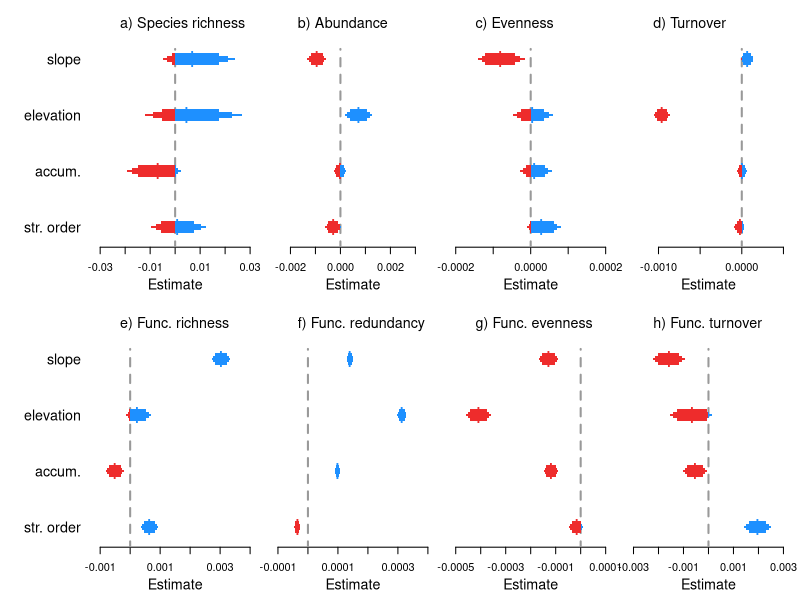

Here is the R script that generated this plot:
##Set working directory
setwd("C:/Users/ewelti/Desktop/git/EuroAquaticMacroInverts/")

# attach data
drivEst <- read.csv("outputs/Driver_metaanaly_Ests.csv")
#drivEst <- read.csv("outputs/Driver_horseshoe_metaanaly_Ests.csv")
head(drivEst)
unique(drivEst$Response)

options(scipen=999)

##save plot
tiff(filename = "plots/Fig4_drivers/Drivers_main_streamCharacteristics.tiff", width = 7.8, height = 5, units = 'in', res = 600, compression = 'lzw')
#tiff(filename = "plots/drivers/Drivers_horseshoe.tiff", width = 12, height = 9, units = 'in', res = 600, compression = 'lzw')

##layout
layout(mat = matrix(c(1:10), 
                        nrow = 2, 
                        ncol = 5),
       heights = c(2,2,2,2,2,2,2,2,2,2),
       widths = c(1,2,2,2,2,1,2,2,2,2))

par(mar=c(4,0.4,0.4,0.8))
#empty plot for where the labels will go
plot(0, xaxt = 'n', yaxt = 'n', bty = 'n', pch = '', ylab = '', xlab = '')
plot(0, xaxt = 'n', yaxt = 'n', bty = 'n', pch = '', ylab = '', xlab = '')

#### Spp Richness #####
sub <- subset(drivEst, Response == "spp_richness")
est <- sub$Estimate[6:9]
yy <- c(1:4)
plot(yy ~ est, ylab="",xlab="", yaxt="n", las=1, type="n",xlim=c(-0.03,0.03), ylim=c(0.8,4.8),cex=2, bty="n")
#polygon(x=c(-100,-100,0,0),
#        y=c(-4,22,22,-4), col = "grey80", border = "grey80")
segments(x0=0,y0=0,x1=0,y1=4.18,lty=2, lwd=2,col="grey60")
axis(2, at=yy, lwd = 0, lwd.ticks = 0, labels=c("str. order", "accum.", "elevation", "slope"), las=1,cex.axis=1.3)
title(xlab="Estimate", line=2.4,cex.lab=1.3)
legend("topleft", legend=("a) Species richness"), bty="n", cex=1.3)
mm <- cbind(yy,est)
mm_neg <- as.data.frame(mm[ which(est < 0),])
mm_pos <- as.data.frame(mm[ which(est > 0),])
#points(yy ~ est, pch="l",cex=2.2,col="white")
points(mm_neg[1,] ~ mm_neg[2,], pch="l",cex=2,col="firebrick2")
points(mm_pos$yy ~ mm_pos$est, pch="l",cex=2,col="dodgerblue")
yyy1=c(0.975,1.025,1.025,0.975)
yyy2=c(0.95,1.05,1.05,0.95)
yyy3=c(0.9,1.1,1.1,0.9)
polygon(x=c(if (sub$Q2.5[6]<0) {sub$Q2.5[6]} else {0}, if (sub$Q2.5[6]<0) {sub$Q2.5[6]} else {0}, if (sub$Q97.5[6]<0) {sub$Q97.5[6]} else {0}, if (sub$Q97.5[6]<0) {sub$Q97.5[6]} else {0}),y=(yyy1), col = "firebrick2", border = NA)
polygon(x=c(if (sub$Q5[6]<0) {sub$Q5[6]} else {0}, if (sub$Q5[6]<0) {sub$Q5[6]} else {0}, if (sub$Q95[6]<0) {sub$Q95[6]} else {0}, if (sub$Q95[6]<0) {sub$Q95[6]} else {0}),y=(yyy2), col = "firebrick2", border = NA)
polygon(x=c(if (sub$Q10[6]<0) {sub$Q10[6]} else {0}, if (sub$Q10[6]<0) {sub$Q10[6]} else {0}, if (sub$Q90[6]<0) {sub$Q90[6]} else {0}, if (sub$Q90[6]<0) {sub$Q90[6]} else {0}),y=(yyy3), col = "firebrick2", border = NA)
polygon(x=c(if (sub$Q2.5[6]>0) {sub$Q2.5[6]} else {0}, if (sub$Q2.5[6]>0) {sub$Q2.5[6]} else {0}, if (sub$Q97.5[6]>0) {sub$Q97.5[6]} else {0}, if (sub$Q97.5[6]>0) {sub$Q97.5[6]} else {0}),y=(yyy1), col = "dodgerblue", border = NA)
polygon(x=c(if (sub$Q5[6]>0) {sub$Q5[6]} else {0}, if (sub$Q5[6]>0) {sub$Q5[6]} else {0}, if (sub$Q95[6]>0) {sub$Q95[6]} else {0}, if (sub$Q95[6]>0) {sub$Q95[6]} else {0}),y=(yyy2), col = "dodgerblue", border = NA)
polygon(x=c(if (sub$Q10[6]>0) {sub$Q10[6]} else {0}, if (sub$Q10[6]>0) {sub$Q10[6]} else {0}, if (sub$Q90[6]>0) {sub$Q90[6]} else {0}, if (sub$Q90[6]>0) {sub$Q90[6]} else {0}),y=(yyy3), col = "dodgerblue", border = NA)
polygon(x=c(if (sub$Q2.5[7]<0) {sub$Q2.5[7]} else {0}, if (sub$Q2.5[7]<0) {sub$Q2.5[7]} else {0}, if (sub$Q97.5[7]<0) {sub$Q97.5[7]} else {0}, if (sub$Q97.5[7]<0) {sub$Q97.5[7]} else {0}),y=(yyy1+1), col = "firebrick2", border = NA)
polygon(x=c(if (sub$Q5[7]<0) {sub$Q5[7]} else {0}, if (sub$Q5[7]<0) {sub$Q5[7]} else {0}, if (sub$Q95[7]<0) {sub$Q95[7]} else {0}, if (sub$Q95[7]<0) {sub$Q95[7]} else {0}),y=(yyy2+1), col = "firebrick2", border = NA)
polygon(x=c(if (sub$Q10[7]<0) {sub$Q10[7]} else {0}, if (sub$Q10[7]<0) {sub$Q10[7]} else {0}, if (sub$Q90[7]<0) {sub$Q90[7]} else {0}, if (sub$Q90[7]<0) {sub$Q90[7]} else {0}),y=(yyy3+1), col = "firebrick2", border = NA)
polygon(x=c(if (sub$Q2.5[7]>0) {sub$Q2.5[7]} else {0}, if (sub$Q2.5[7]>0) {sub$Q2.5[7]} else {0}, if (sub$Q97.5[7]>0) {sub$Q97.5[7]} else {0}, if (sub$Q97.5[7]>0) {sub$Q97.5[7]} else {0}),y=(yyy1+1), col = "dodgerblue", border = NA)
polygon(x=c(if (sub$Q5[7]>0) {sub$Q5[7]} else {0}, if (sub$Q5[7]>0) {sub$Q5[7]} else {0}, if (sub$Q95[7]>0) {sub$Q95[7]} else {0}, if (sub$Q95[7]>0) {sub$Q95[7]} else {0}),y=(yyy2+1), col = "dodgerblue", border = NA)
polygon(x=c(if (sub$Q10[7]>0) {sub$Q10[7]} else {0}, if (sub$Q10[7]>0) {sub$Q10[7]} else {0}, if (sub$Q90[7]>0) {sub$Q90[7]} else {0}, if (sub$Q90[7]>0) {sub$Q90[7]} else {0}),y=(yyy3+1), col = "dodgerblue", border = NA)
polygon(x=c(if (sub$Q2.5[8]<0) {sub$Q2.5[8]} else {0}, if (sub$Q2.5[8]<0) {sub$Q2.5[8]} else {0}, if (sub$Q97.5[8]<0) {sub$Q97.5[8]} else {0}, if (sub$Q97.5[8]<0) {sub$Q97.5[8]} else {0}),y=(yyy1+2), col = "firebrick2", border = NA)
polygon(x=c(if (sub$Q5[8]<0) {sub$Q5[8]} else {0}, if (sub$Q5[8]<0) {sub$Q5[8]} else {0}, if (sub$Q95[8]<0) {sub$Q95[8]} else {0}, if (sub$Q95[8]<0) {sub$Q95[8]} else {0}),y=(yyy2+2), col = "firebrick2", border = NA)
polygon(x=c(if (sub$Q10[8]<0) {sub$Q10[8]} else {0}, if (sub$Q10[8]<0) {sub$Q10[8]} else {0}, if (sub$Q90[8]<0) {sub$Q90[8]} else {0}, if (sub$Q90[8]<0) {sub$Q90[8]} else {0}),y=(yyy3+2), col = "firebrick2", border = NA)
polygon(x=c(if (sub$Q2.5[8]>0) {sub$Q2.5[8]} else {0}, if (sub$Q2.5[8]>0) {sub$Q2.5[8]} else {0}, if (sub$Q97.5[8]>0) {sub$Q97.5[8]} else {0}, if (sub$Q97.5[8]>0) {sub$Q97.5[8]} else {0}),y=(yyy1+2), col = "dodgerblue", border = NA)
polygon(x=c(if (sub$Q5[8]>0) {sub$Q5[8]} else {0}, if (sub$Q5[8]>0) {sub$Q5[8]} else {0}, if (sub$Q95[8]>0) {sub$Q95[8]} else {0}, if (sub$Q95[8]>0) {sub$Q95[8]} else {0}),y=(yyy2+2), col = "dodgerblue", border = NA)
polygon(x=c(if (sub$Q10[8]>0) {sub$Q10[8]} else {0}, if (sub$Q10[8]>0) {sub$Q10[8]} else {0}, if (sub$Q90[8]>0) {sub$Q90[8]} else {0}, if (sub$Q90[8]>0) {sub$Q90[8]} else {0}),y=(yyy3+2), col = "dodgerblue", border = NA)
polygon(x=c(if (sub$Q2.5[9]<0) {sub$Q2.5[9]} else {0}, if (sub$Q2.5[9]<0) {sub$Q2.5[9]} else {0}, if (sub$Q97.5[9]<0) {sub$Q97.5[9]} else {0}, if (sub$Q97.5[9]<0) {sub$Q97.5[9]} else {0}),y=(yyy1+3), col = "firebrick2", border = NA)
polygon(x=c(if (sub$Q5[9]<0) {sub$Q5[9]} else {0}, if (sub$Q5[9]<0) {sub$Q5[9]} else {0}, if (sub$Q95[9]<0) {sub$Q95[9]} else {0}, if (sub$Q95[9]<0) {sub$Q95[9]} else {0}),y=(yyy2+3), col = "firebrick2", border = NA)
polygon(x=c(if (sub$Q10[9]<0) {sub$Q10[9]} else {0}, if (sub$Q10[9]<0) {sub$Q10[9]} else {0}, if (sub$Q90[9]<0) {sub$Q90[9]} else {0}, if (sub$Q90[9]<0) {sub$Q90[9]} else {0}),y=(yyy3+3), col = "firebrick2", border = NA)
polygon(x=c(if (sub$Q2.5[9]>0) {sub$Q2.5[9]} else {0}, if (sub$Q2.5[9]>0) {sub$Q2.5[9]} else {0}, if (sub$Q97.5[9]>0) {sub$Q97.5[9]} else {0}, if (sub$Q97.5[9]>0) {sub$Q97.5[9]} else {0}),y=(yyy1+3), col = "dodgerblue", border = NA)
polygon(x=c(if (sub$Q5[9]>0) {sub$Q5[9]} else {0}, if (sub$Q5[9]>0) {sub$Q5[9]} else {0}, if (sub$Q95[9]>0) {sub$Q95[9]} else {0}, if (sub$Q95[9]>0) {sub$Q95[9]} else {0}),y=(yyy2+3), col = "dodgerblue", border = NA)
polygon(x=c(if (sub$Q10[9]>0) {sub$Q10[9]} else {0}, if (sub$Q10[9]>0) {sub$Q10[9]} else {0}, if (sub$Q90[9]>0) {sub$Q90[9]} else {0}, if (sub$Q90[9]>0) {sub$Q90[9]} else {0}),y=(yyy3+3), col = "dodgerblue", border = NA)


#### Func Richness #####
sub <- subset(drivEst, Response == "func_rich")
est <- sub$Estimate[6:9]
yy <- c(1:4)
plot(yy ~ est, ylab="",xlab="", yaxt="n", las=1, type="n",xlim=c(-0.001,0.004), ylim=c(0.8,4.8), cex=2, bty="n")
segments(x0=0,y0=0,x1=0,y1=4.18,lty=2, lwd=2,col="grey60")
axis(2, at=yy, lwd = 0, lwd.ticks = 0, labels=c("str. order", "accum.", "elevation", "slope"), las=1,cex.axis=1.3)
title(xlab="Estimate", line=2.4,cex.lab=1.3)
legend("topleft", legend=("e) Func. richness"), bty="n", cex=1.3)
mm <- cbind(yy,est)
mm_neg <- as.data.frame(mm[ which(est < 0),])
mm_pos <- as.data.frame(mm[ which(est > 0),])
#points(yy ~ est, pch="l",cex=2.2,col="white")
points(mm_neg[1,] ~ mm_neg[2,], pch="l",cex=2,col="firebrick2")
points(mm_pos$yy ~ mm_pos$est, pch="l",cex=2,col="dodgerblue")
yyy1=c(0.975,1.025,1.025,0.975)
yyy2=c(0.95,1.05,1.05,0.95)
yyy3=c(0.9,1.1,1.1,0.9)
polygon(x=c(if (sub$Q2.5[6]<0) {sub$Q2.5[6]} else {0}, if (sub$Q2.5[6]<0) {sub$Q2.5[6]} else {0}, if (sub$Q97.5[6]<0) {sub$Q97.5[6]} else {0}, if (sub$Q97.5[6]<0) {sub$Q97.5[6]} else {0}),y=(yyy1), col = "firebrick2", border = NA)
polygon(x=c(if (sub$Q5[6]<0) {sub$Q5[6]} else {0}, if (sub$Q5[6]<0) {sub$Q5[6]} else {0}, if (sub$Q95[6]<0) {sub$Q95[6]} else {0}, if (sub$Q95[6]<0) {sub$Q95[6]} else {0}),y=(yyy2), col = "firebrick2", border = NA)
polygon(x=c(if (sub$Q10[6]<0) {sub$Q10[6]} else {0}, if (sub$Q10[6]<0) {sub$Q10[6]} else {0}, if (sub$Q90[6]<0) {sub$Q90[6]} else {0}, if (sub$Q90[6]<0) {sub$Q90[6]} else {0}),y=(yyy3), col = "firebrick2", border = NA)
polygon(x=c(if (sub$Q2.5[6]>0) {sub$Q2.5[6]} else {0}, if (sub$Q2.5[6]>0) {sub$Q2.5[6]} else {0}, if (sub$Q97.5[6]>0) {sub$Q97.5[6]} else {0}, if (sub$Q97.5[6]>0) {sub$Q97.5[6]} else {0}),y=(yyy1), col = "dodgerblue", border = NA)
polygon(x=c(if (sub$Q5[6]>0) {sub$Q5[6]} else {0}, if (sub$Q5[6]>0) {sub$Q5[6]} else {0}, if (sub$Q95[6]>0) {sub$Q95[6]} else {0}, if (sub$Q95[6]>0) {sub$Q95[6]} else {0}),y=(yyy2), col = "dodgerblue", border = NA)
polygon(x=c(if (sub$Q10[6]>0) {sub$Q10[6]} else {0}, if (sub$Q10[6]>0) {sub$Q10[6]} else {0}, if (sub$Q90[6]>0) {sub$Q90[6]} else {0}, if (sub$Q90[6]>0) {sub$Q90[6]} else {0}),y=(yyy3), col = "dodgerblue", border = NA)
polygon(x=c(if (sub$Q2.5[7]<0) {sub$Q2.5[7]} else {0}, if (sub$Q2.5[7]<0) {sub$Q2.5[7]} else {0}, if (sub$Q97.5[7]<0) {sub$Q97.5[7]} else {0}, if (sub$Q97.5[7]<0) {sub$Q97.5[7]} else {0}),y=(yyy1+1), col = "firebrick2", border = NA)
polygon(x=c(if (sub$Q5[7]<0) {sub$Q5[7]} else {0}, if (sub$Q5[7]<0) {sub$Q5[7]} else {0}, if (sub$Q95[7]<0) {sub$Q95[7]} else {0}, if (sub$Q95[7]<0) {sub$Q95[7]} else {0}),y=(yyy2+1), col = "firebrick2", border = NA)
polygon(x=c(if (sub$Q10[7]<0) {sub$Q10[7]} else {0}, if (sub$Q10[7]<0) {sub$Q10[7]} else {0}, if (sub$Q90[7]<0) {sub$Q90[7]} else {0}, if (sub$Q90[7]<0) {sub$Q90[7]} else {0}),y=(yyy3+1), col = "firebrick2", border = NA)
polygon(x=c(if (sub$Q2.5[7]>0) {sub$Q2.5[7]} else {0}, if (sub$Q2.5[7]>0) {sub$Q2.5[7]} else {0}, if (sub$Q97.5[7]>0) {sub$Q97.5[7]} else {0}, if (sub$Q97.5[7]>0) {sub$Q97.5[7]} else {0}),y=(yyy1+1), col = "dodgerblue", border = NA)
polygon(x=c(if (sub$Q5[7]>0) {sub$Q5[7]} else {0}, if (sub$Q5[7]>0) {sub$Q5[7]} else {0}, if (sub$Q95[7]>0) {sub$Q95[7]} else {0}, if (sub$Q95[7]>0) {sub$Q95[7]} else {0}),y=(yyy2+1), col = "dodgerblue", border = NA)
polygon(x=c(if (sub$Q10[7]>0) {sub$Q10[7]} else {0}, if (sub$Q10[7]>0) {sub$Q10[7]} else {0}, if (sub$Q90[7]>0) {sub$Q90[7]} else {0}, if (sub$Q90[7]>0) {sub$Q90[7]} else {0}),y=(yyy3+1), col = "dodgerblue", border = NA)
polygon(x=c(if (sub$Q2.5[8]<0) {sub$Q2.5[8]} else {0}, if (sub$Q2.5[8]<0) {sub$Q2.5[8]} else {0}, if (sub$Q97.5[8]<0) {sub$Q97.5[8]} else {0}, if (sub$Q97.5[8]<0) {sub$Q97.5[8]} else {0}),y=(yyy1+2), col = "firebrick2", border = NA)
polygon(x=c(if (sub$Q5[8]<0) {sub$Q5[8]} else {0}, if (sub$Q5[8]<0) {sub$Q5[8]} else {0}, if (sub$Q95[8]<0) {sub$Q95[8]} else {0}, if (sub$Q95[8]<0) {sub$Q95[8]} else {0}),y=(yyy2+2), col = "firebrick2", border = NA)
polygon(x=c(if (sub$Q10[8]<0) {sub$Q10[8]} else {0}, if (sub$Q10[8]<0) {sub$Q10[8]} else {0}, if (sub$Q90[8]<0) {sub$Q90[8]} else {0}, if (sub$Q90[8]<0) {sub$Q90[8]} else {0}),y=(yyy3+2), col = "firebrick2", border = NA)
polygon(x=c(if (sub$Q2.5[8]>0) {sub$Q2.5[8]} else {0}, if (sub$Q2.5[8]>0) {sub$Q2.5[8]} else {0}, if (sub$Q97.5[8]>0) {sub$Q97.5[8]} else {0}, if (sub$Q97.5[8]>0) {sub$Q97.5[8]} else {0}),y=(yyy1+2), col = "dodgerblue", border = NA)
polygon(x=c(if (sub$Q5[8]>0) {sub$Q5[8]} else {0}, if (sub$Q5[8]>0) {sub$Q5[8]} else {0}, if (sub$Q95[8]>0) {sub$Q95[8]} else {0}, if (sub$Q95[8]>0) {sub$Q95[8]} else {0}),y=(yyy2+2), col = "dodgerblue", border = NA)
polygon(x=c(if (sub$Q10[8]>0) {sub$Q10[8]} else {0}, if (sub$Q10[8]>0) {sub$Q10[8]} else {0}, if (sub$Q90[8]>0) {sub$Q90[8]} else {0}, if (sub$Q90[8]>0) {sub$Q90[8]} else {0}),y=(yyy3+2), col = "dodgerblue", border = NA)
polygon(x=c(if (sub$Q2.5[9]<0) {sub$Q2.5[9]} else {0}, if (sub$Q2.5[9]<0) {sub$Q2.5[9]} else {0}, if (sub$Q97.5[9]<0) {sub$Q97.5[9]} else {0}, if (sub$Q97.5[9]<0) {sub$Q97.5[9]} else {0}),y=(yyy1+3), col = "firebrick2", border = NA)
polygon(x=c(if (sub$Q5[9]<0) {sub$Q5[9]} else {0}, if (sub$Q5[9]<0) {sub$Q5[9]} else {0}, if (sub$Q95[9]<0) {sub$Q95[9]} else {0}, if (sub$Q95[9]<0) {sub$Q95[9]} else {0}),y=(yyy2+3), col = "firebrick2", border = NA)
polygon(x=c(if (sub$Q10[9]<0) {sub$Q10[9]} else {0}, if (sub$Q10[9]<0) {sub$Q10[9]} else {0}, if (sub$Q90[9]<0) {sub$Q90[9]} else {0}, if (sub$Q90[9]<0) {sub$Q90[9]} else {0}),y=(yyy3+3), col = "firebrick2", border = NA)
polygon(x=c(if (sub$Q2.5[9]>0) {sub$Q2.5[9]} else {0}, if (sub$Q2.5[9]>0) {sub$Q2.5[9]} else {0}, if (sub$Q97.5[9]>0) {sub$Q97.5[9]} else {0}, if (sub$Q97.5[9]>0) {sub$Q97.5[9]} else {0}),y=(yyy1+3), col = "dodgerblue", border = NA)
polygon(x=c(if (sub$Q5[9]>0) {sub$Q5[9]} else {0}, if (sub$Q5[9]>0) {sub$Q5[9]} else {0}, if (sub$Q95[9]>0) {sub$Q95[9]} else {0}, if (sub$Q95[9]>0) {sub$Q95[9]} else {0}),y=(yyy2+3), col = "dodgerblue", border = NA)
polygon(x=c(if (sub$Q10[9]>0) {sub$Q10[9]} else {0}, if (sub$Q10[9]>0) {sub$Q10[9]} else {0}, if (sub$Q90[9]>0) {sub$Q90[9]} else {0}, if (sub$Q90[9]>0) {sub$Q90[9]} else {0}),y=(yyy3+3), col = "dodgerblue", border = NA)


#### Abundance #####
sub <- subset(drivEst, Response == "abundance")
est <- sub$Estimate[6:9]
yy <- c(1:4)
plot(yy ~ est, ylab="",xlab="", yaxt="n", las=1, type="n",xlim=c(-0.0025,0.0035), ylim=c(0.8,4.8), cex=2, bty="n")
segments(x0=0,y0=0,x1=0,y1=4.18,lty=2, lwd=2,col="grey60")
title(xlab="Estimate", line=2.4,cex.lab=1.3)
legend("topleft", legend=("b) Abundance"), bty="n", cex=1.3)
mm <- cbind(yy,est)
mm_neg <- as.data.frame(mm[ which(est < 0),])
mm_pos <- as.data.frame(mm[ which(est > 0),])
#points(yy ~ est, pch="l",cex=2.2,col="white")
points(mm_neg$yy ~ mm_neg$est, pch="l",cex=2,col="firebrick2")
points(mm_pos[1,] ~ mm_pos[2,], pch="l",cex=2,col="dodgerblue")
yyy1=c(0.975,1.025,1.025,0.975)
yyy2=c(0.95,1.05,1.05,0.95)
yyy3=c(0.9,1.1,1.1,0.9)
polygon(x=c(if (sub$Q2.5[6]<0) {sub$Q2.5[6]} else {0}, if (sub$Q2.5[6]<0) {sub$Q2.5[6]} else {0}, if (sub$Q97.5[6]<0) {sub$Q97.5[6]} else {0}, if (sub$Q97.5[6]<0) {sub$Q97.5[6]} else {0}),y=(yyy1), col = "firebrick2", border = NA)
polygon(x=c(if (sub$Q5[6]<0) {sub$Q5[6]} else {0}, if (sub$Q5[6]<0) {sub$Q5[6]} else {0}, if (sub$Q95[6]<0) {sub$Q95[6]} else {0}, if (sub$Q95[6]<0) {sub$Q95[6]} else {0}),y=(yyy2), col = "firebrick2", border = NA)
polygon(x=c(if (sub$Q10[6]<0) {sub$Q10[6]} else {0}, if (sub$Q10[6]<0) {sub$Q10[6]} else {0}, if (sub$Q90[6]<0) {sub$Q90[6]} else {0}, if (sub$Q90[6]<0) {sub$Q90[6]} else {0}),y=(yyy3), col = "firebrick2", border = NA)
polygon(x=c(if (sub$Q2.5[6]>0) {sub$Q2.5[6]} else {0}, if (sub$Q2.5[6]>0) {sub$Q2.5[6]} else {0}, if (sub$Q97.5[6]>0) {sub$Q97.5[6]} else {0}, if (sub$Q97.5[6]>0) {sub$Q97.5[6]} else {0}),y=(yyy1), col = "dodgerblue", border = NA)
polygon(x=c(if (sub$Q5[6]>0) {sub$Q5[6]} else {0}, if (sub$Q5[6]>0) {sub$Q5[6]} else {0}, if (sub$Q95[6]>0) {sub$Q95[6]} else {0}, if (sub$Q95[6]>0) {sub$Q95[6]} else {0}),y=(yyy2), col = "dodgerblue", border = NA)
polygon(x=c(if (sub$Q10[6]>0) {sub$Q10[6]} else {0}, if (sub$Q10[6]>0) {sub$Q10[6]} else {0}, if (sub$Q90[6]>0) {sub$Q90[6]} else {0}, if (sub$Q90[6]>0) {sub$Q90[6]} else {0}),y=(yyy3), col = "dodgerblue", border = NA)
polygon(x=c(if (sub$Q2.5[7]<0) {sub$Q2.5[7]} else {0}, if (sub$Q2.5[7]<0) {sub$Q2.5[7]} else {0}, if (sub$Q97.5[7]<0) {sub$Q97.5[7]} else {0}, if (sub$Q97.5[7]<0) {sub$Q97.5[7]} else {0}),y=(yyy1+1), col = "firebrick2", border = NA)
polygon(x=c(if (sub$Q5[7]<0) {sub$Q5[7]} else {0}, if (sub$Q5[7]<0) {sub$Q5[7]} else {0}, if (sub$Q95[7]<0) {sub$Q95[7]} else {0}, if (sub$Q95[7]<0) {sub$Q95[7]} else {0}),y=(yyy2+1), col = "firebrick2", border = NA)
polygon(x=c(if (sub$Q10[7]<0) {sub$Q10[7]} else {0}, if (sub$Q10[7]<0) {sub$Q10[7]} else {0}, if (sub$Q90[7]<0) {sub$Q90[7]} else {0}, if (sub$Q90[7]<0) {sub$Q90[7]} else {0}),y=(yyy3+1), col = "firebrick2", border = NA)
polygon(x=c(if (sub$Q2.5[7]>0) {sub$Q2.5[7]} else {0}, if (sub$Q2.5[7]>0) {sub$Q2.5[7]} else {0}, if (sub$Q97.5[7]>0) {sub$Q97.5[7]} else {0}, if (sub$Q97.5[7]>0) {sub$Q97.5[7]} else {0}),y=(yyy1+1), col = "dodgerblue", border = NA)
polygon(x=c(if (sub$Q5[7]>0) {sub$Q5[7]} else {0}, if (sub$Q5[7]>0) {sub$Q5[7]} else {0}, if (sub$Q95[7]>0) {sub$Q95[7]} else {0}, if (sub$Q95[7]>0) {sub$Q95[7]} else {0}),y=(yyy2+1), col = "dodgerblue", border = NA)
polygon(x=c(if (sub$Q10[7]>0) {sub$Q10[7]} else {0}, if (sub$Q10[7]>0) {sub$Q10[7]} else {0}, if (sub$Q90[7]>0) {sub$Q90[7]} else {0}, if (sub$Q90[7]>0) {sub$Q90[7]} else {0}),y=(yyy3+1), col = "dodgerblue", border = NA)
polygon(x=c(if (sub$Q2.5[8]<0) {sub$Q2.5[8]} else {0}, if (sub$Q2.5[8]<0) {sub$Q2.5[8]} else {0}, if (sub$Q97.5[8]<0) {sub$Q97.5[8]} else {0}, if (sub$Q97.5[8]<0) {sub$Q97.5[8]} else {0}),y=(yyy1+2), col = "firebrick2", border = NA)
polygon(x=c(if (sub$Q5[8]<0) {sub$Q5[8]} else {0}, if (sub$Q5[8]<0) {sub$Q5[8]} else {0}, if (sub$Q95[8]<0) {sub$Q95[8]} else {0}, if (sub$Q95[8]<0) {sub$Q95[8]} else {0}),y=(yyy2+2), col = "firebrick2", border = NA)
polygon(x=c(if (sub$Q10[8]<0) {sub$Q10[8]} else {0}, if (sub$Q10[8]<0) {sub$Q10[8]} else {0}, if (sub$Q90[8]<0) {sub$Q90[8]} else {0}, if (sub$Q90[8]<0) {sub$Q90[8]} else {0}),y=(yyy3+2), col = "firebrick2", border = NA)
polygon(x=c(if (sub$Q2.5[8]>0) {sub$Q2.5[8]} else {0}, if (sub$Q2.5[8]>0) {sub$Q2.5[8]} else {0}, if (sub$Q97.5[8]>0) {sub$Q97.5[8]} else {0}, if (sub$Q97.5[8]>0) {sub$Q97.5[8]} else {0}),y=(yyy1+2), col = "dodgerblue", border = NA)
polygon(x=c(if (sub$Q5[8]>0) {sub$Q5[8]} else {0}, if (sub$Q5[8]>0) {sub$Q5[8]} else {0}, if (sub$Q95[8]>0) {sub$Q95[8]} else {0}, if (sub$Q95[8]>0) {sub$Q95[8]} else {0}),y=(yyy2+2), col = "dodgerblue", border = NA)
polygon(x=c(if (sub$Q10[8]>0) {sub$Q10[8]} else {0}, if (sub$Q10[8]>0) {sub$Q10[8]} else {0}, if (sub$Q90[8]>0) {sub$Q90[8]} else {0}, if (sub$Q90[8]>0) {sub$Q90[8]} else {0}),y=(yyy3+2), col = "dodgerblue", border = NA)
polygon(x=c(if (sub$Q2.5[9]<0) {sub$Q2.5[9]} else {0}, if (sub$Q2.5[9]<0) {sub$Q2.5[9]} else {0}, if (sub$Q97.5[9]<0) {sub$Q97.5[9]} else {0}, if (sub$Q97.5[9]<0) {sub$Q97.5[9]} else {0}),y=(yyy1+3), col = "firebrick2", border = NA)
polygon(x=c(if (sub$Q5[9]<0) {sub$Q5[9]} else {0}, if (sub$Q5[9]<0) {sub$Q5[9]} else {0}, if (sub$Q95[9]<0) {sub$Q95[9]} else {0}, if (sub$Q95[9]<0) {sub$Q95[9]} else {0}),y=(yyy2+3), col = "firebrick2", border = NA)
polygon(x=c(if (sub$Q10[9]<0) {sub$Q10[9]} else {0}, if (sub$Q10[9]<0) {sub$Q10[9]} else {0}, if (sub$Q90[9]<0) {sub$Q90[9]} else {0}, if (sub$Q90[9]<0) {sub$Q90[9]} else {0}),y=(yyy3+3), col = "firebrick2", border = NA)
polygon(x=c(if (sub$Q2.5[9]>0) {sub$Q2.5[9]} else {0}, if (sub$Q2.5[9]>0) {sub$Q2.5[9]} else {0}, if (sub$Q97.5[9]>0) {sub$Q97.5[9]} else {0}, if (sub$Q97.5[9]>0) {sub$Q97.5[9]} else {0}),y=(yyy1+3), col = "dodgerblue", border = NA)
polygon(x=c(if (sub$Q5[9]>0) {sub$Q5[9]} else {0}, if (sub$Q5[9]>0) {sub$Q5[9]} else {0}, if (sub$Q95[9]>0) {sub$Q95[9]} else {0}, if (sub$Q95[9]>0) {sub$Q95[9]} else {0}),y=(yyy2+3), col = "dodgerblue", border = NA)
polygon(x=c(if (sub$Q10[9]>0) {sub$Q10[9]} else {0}, if (sub$Q10[9]>0) {sub$Q10[9]} else {0}, if (sub$Q90[9]>0) {sub$Q90[9]} else {0}, if (sub$Q90[9]>0) {sub$Q90[9]} else {0}),y=(yyy3+3), col = "dodgerblue", border = NA)

#### func_fred #####
sub <- subset(drivEst, Response == "FRed")
est <- sub$Estimate[6:9]
yy <- c(1:4)
plot(yy ~ est, ylab="",xlab="", yaxt="n", las=1, type="n",xlim=c(-0.0001,0.0004), ylim=c(0.8,4.8), cex=2, bty="n")
segments(x0=0,y0=0,x1=0,y1=4.18,lty=2, lwd=2,col="grey60")
title(xlab="Estimate", line=2.4,cex.lab=1.3)
legend("topleft", legend=("f) Func. redundancy"), bty="n", cex=1.3)
mm <- cbind(yy,est)
mm_neg <- as.data.frame(mm[ which(est < 0),])
mm_pos <- as.data.frame(mm[ which(est > 0),])
#points(yy ~ est, pch="l",cex=2.2,col="white")
points(mm_neg[1,] ~ mm_neg[2,], pch="l",cex=2,col="firebrick2")
points(mm_pos$yy ~ mm_pos$est, pch="l",cex=2,col="dodgerblue")
yyy1=c(0.975,1.025,1.025,0.975)
yyy2=c(0.95,1.05,1.05,0.95)
yyy3=c(0.9,1.1,1.1,0.9)
polygon(x=c(if (sub$Q2.5[6]<0) {sub$Q2.5[6]} else {0}, if (sub$Q2.5[6]<0) {sub$Q2.5[6]} else {0}, if (sub$Q97.5[6]<0) {sub$Q97.5[6]} else {0}, if (sub$Q97.5[6]<0) {sub$Q97.5[6]} else {0}),y=(yyy1), col = "firebrick2", border = NA)
polygon(x=c(if (sub$Q5[6]<0) {sub$Q5[6]} else {0}, if (sub$Q5[6]<0) {sub$Q5[6]} else {0}, if (sub$Q95[6]<0) {sub$Q95[6]} else {0}, if (sub$Q95[6]<0) {sub$Q95[6]} else {0}),y=(yyy2), col = "firebrick2", border = NA)
polygon(x=c(if (sub$Q10[6]<0) {sub$Q10[6]} else {0}, if (sub$Q10[6]<0) {sub$Q10[6]} else {0}, if (sub$Q90[6]<0) {sub$Q90[6]} else {0}, if (sub$Q90[6]<0) {sub$Q90[6]} else {0}),y=(yyy3), col = "firebrick2", border = NA)
polygon(x=c(if (sub$Q2.5[6]>0) {sub$Q2.5[6]} else {0}, if (sub$Q2.5[6]>0) {sub$Q2.5[6]} else {0}, if (sub$Q97.5[6]>0) {sub$Q97.5[6]} else {0}, if (sub$Q97.5[6]>0) {sub$Q97.5[6]} else {0}),y=(yyy1), col = "dodgerblue", border = NA)
polygon(x=c(if (sub$Q5[6]>0) {sub$Q5[6]} else {0}, if (sub$Q5[6]>0) {sub$Q5[6]} else {0}, if (sub$Q95[6]>0) {sub$Q95[6]} else {0}, if (sub$Q95[6]>0) {sub$Q95[6]} else {0}),y=(yyy2), col = "dodgerblue", border = NA)
polygon(x=c(if (sub$Q10[6]>0) {sub$Q10[6]} else {0}, if (sub$Q10[6]>0) {sub$Q10[6]} else {0}, if (sub$Q90[6]>0) {sub$Q90[6]} else {0}, if (sub$Q90[6]>0) {sub$Q90[6]} else {0}),y=(yyy3), col = "dodgerblue", border = NA)
polygon(x=c(if (sub$Q2.5[7]<0) {sub$Q2.5[7]} else {0}, if (sub$Q2.5[7]<0) {sub$Q2.5[7]} else {0}, if (sub$Q97.5[7]<0) {sub$Q97.5[7]} else {0}, if (sub$Q97.5[7]<0) {sub$Q97.5[7]} else {0}),y=(yyy1+1), col = "firebrick2", border = NA)
polygon(x=c(if (sub$Q5[7]<0) {sub$Q5[7]} else {0}, if (sub$Q5[7]<0) {sub$Q5[7]} else {0}, if (sub$Q95[7]<0) {sub$Q95[7]} else {0}, if (sub$Q95[7]<0) {sub$Q95[7]} else {0}),y=(yyy2+1), col = "firebrick2", border = NA)
polygon(x=c(if (sub$Q10[7]<0) {sub$Q10[7]} else {0}, if (sub$Q10[7]<0) {sub$Q10[7]} else {0}, if (sub$Q90[7]<0) {sub$Q90[7]} else {0}, if (sub$Q90[7]<0) {sub$Q90[7]} else {0}),y=(yyy3+1), col = "firebrick2", border = NA)
polygon(x=c(if (sub$Q2.5[7]>0) {sub$Q2.5[7]} else {0}, if (sub$Q2.5[7]>0) {sub$Q2.5[7]} else {0}, if (sub$Q97.5[7]>0) {sub$Q97.5[7]} else {0}, if (sub$Q97.5[7]>0) {sub$Q97.5[7]} else {0}),y=(yyy1+1), col = "dodgerblue", border = NA)
polygon(x=c(if (sub$Q5[7]>0) {sub$Q5[7]} else {0}, if (sub$Q5[7]>0) {sub$Q5[7]} else {0}, if (sub$Q95[7]>0) {sub$Q95[7]} else {0}, if (sub$Q95[7]>0) {sub$Q95[7]} else {0}),y=(yyy2+1), col = "dodgerblue", border = NA)
polygon(x=c(if (sub$Q10[7]>0) {sub$Q10[7]} else {0}, if (sub$Q10[7]>0) {sub$Q10[7]} else {0}, if (sub$Q90[7]>0) {sub$Q90[7]} else {0}, if (sub$Q90[7]>0) {sub$Q90[7]} else {0}),y=(yyy3+1), col = "dodgerblue", border = NA)
polygon(x=c(if (sub$Q2.5[8]<0) {sub$Q2.5[8]} else {0}, if (sub$Q2.5[8]<0) {sub$Q2.5[8]} else {0}, if (sub$Q97.5[8]<0) {sub$Q97.5[8]} else {0}, if (sub$Q97.5[8]<0) {sub$Q97.5[8]} else {0}),y=(yyy1+2), col = "firebrick2", border = NA)
polygon(x=c(if (sub$Q5[8]<0) {sub$Q5[8]} else {0}, if (sub$Q5[8]<0) {sub$Q5[8]} else {0}, if (sub$Q95[8]<0) {sub$Q95[8]} else {0}, if (sub$Q95[8]<0) {sub$Q95[8]} else {0}),y=(yyy2+2), col = "firebrick2", border = NA)
polygon(x=c(if (sub$Q10[8]<0) {sub$Q10[8]} else {0}, if (sub$Q10[8]<0) {sub$Q10[8]} else {0}, if (sub$Q90[8]<0) {sub$Q90[8]} else {0}, if (sub$Q90[8]<0) {sub$Q90[8]} else {0}),y=(yyy3+2), col = "firebrick2", border = NA)
polygon(x=c(if (sub$Q2.5[8]>0) {sub$Q2.5[8]} else {0}, if (sub$Q2.5[8]>0) {sub$Q2.5[8]} else {0}, if (sub$Q97.5[8]>0) {sub$Q97.5[8]} else {0}, if (sub$Q97.5[8]>0) {sub$Q97.5[8]} else {0}),y=(yyy1+2), col = "dodgerblue", border = NA)
polygon(x=c(if (sub$Q5[8]>0) {sub$Q5[8]} else {0}, if (sub$Q5[8]>0) {sub$Q5[8]} else {0}, if (sub$Q95[8]>0) {sub$Q95[8]} else {0}, if (sub$Q95[8]>0) {sub$Q95[8]} else {0}),y=(yyy2+2), col = "dodgerblue", border = NA)
polygon(x=c(if (sub$Q10[8]>0) {sub$Q10[8]} else {0}, if (sub$Q10[8]>0) {sub$Q10[8]} else {0}, if (sub$Q90[8]>0) {sub$Q90[8]} else {0}, if (sub$Q90[8]>0) {sub$Q90[8]} else {0}),y=(yyy3+2), col = "dodgerblue", border = NA)
polygon(x=c(if (sub$Q2.5[9]<0) {sub$Q2.5[9]} else {0}, if (sub$Q2.5[9]<0) {sub$Q2.5[9]} else {0}, if (sub$Q97.5[9]<0) {sub$Q97.5[9]} else {0}, if (sub$Q97.5[9]<0) {sub$Q97.5[9]} else {0}),y=(yyy1+3), col = "firebrick2", border = NA)
polygon(x=c(if (sub$Q5[9]<0) {sub$Q5[9]} else {0}, if (sub$Q5[9]<0) {sub$Q5[9]} else {0}, if (sub$Q95[9]<0) {sub$Q95[9]} else {0}, if (sub$Q95[9]<0) {sub$Q95[9]} else {0}),y=(yyy2+3), col = "firebrick2", border = NA)
polygon(x=c(if (sub$Q10[9]<0) {sub$Q10[9]} else {0}, if (sub$Q10[9]<0) {sub$Q10[9]} else {0}, if (sub$Q90[9]<0) {sub$Q90[9]} else {0}, if (sub$Q90[9]<0) {sub$Q90[9]} else {0}),y=(yyy3+3), col = "firebrick2", border = NA)
polygon(x=c(if (sub$Q2.5[9]>0) {sub$Q2.5[9]} else {0}, if (sub$Q2.5[9]>0) {sub$Q2.5[9]} else {0}, if (sub$Q97.5[9]>0) {sub$Q97.5[9]} else {0}, if (sub$Q97.5[9]>0) {sub$Q97.5[9]} else {0}),y=(yyy1+3), col = "dodgerblue", border = NA)
polygon(x=c(if (sub$Q5[9]>0) {sub$Q5[9]} else {0}, if (sub$Q5[9]>0) {sub$Q5[9]} else {0}, if (sub$Q95[9]>0) {sub$Q95[9]} else {0}, if (sub$Q95[9]>0) {sub$Q95[9]} else {0}),y=(yyy2+3), col = "dodgerblue", border = NA)
polygon(x=c(if (sub$Q10[9]>0) {sub$Q10[9]} else {0}, if (sub$Q10[9]>0) {sub$Q10[9]} else {0}, if (sub$Q90[9]>0) {sub$Q90[9]} else {0}, if (sub$Q90[9]>0) {sub$Q90[9]} else {0}),y=(yyy3+3), col = "dodgerblue", border = NA)

#### E10 #####
sub <- subset(drivEst, Response == "E10")
est <- sub$Estimate[6:9]
yy <- c(1:4)
plot(yy ~ est, ylab="",xlab="", yaxt="n", las=1, type="n",xlim=c(-0.0002,0.0002), ylim=c(0.8,4.8), cex=2, bty="n")
segments(x0=0,y0=0,x1=0,y1=4.18,lty=2, lwd=2,col="grey60")
title(xlab="Estimate", line=2.4,cex.lab=1.3)
legend("topleft", legend=("c) Evenness"), bty="n", cex=1.3)
mm <- cbind(yy,est)
mm_neg <- as.data.frame(mm[ which(est < 0),])
mm_pos <- as.data.frame(mm[ which(est > 0),])
#points(yy ~ est, pch="l",cex=2.2,col="white")
points(mm_neg[1,] ~ mm_neg[2,], pch="l",cex=2,col="firebrick2")
points(mm_pos$yy ~ mm_pos$est, pch="l",cex=2,col="dodgerblue")
yyy1=c(0.975,1.025,1.025,0.975)
yyy2=c(0.95,1.05,1.05,0.95)
yyy3=c(0.9,1.1,1.1,0.9)
polygon(x=c(if (sub$Q2.5[6]<0) {sub$Q2.5[6]} else {0}, if (sub$Q2.5[6]<0) {sub$Q2.5[6]} else {0}, if (sub$Q97.5[6]<0) {sub$Q97.5[6]} else {0}, if (sub$Q97.5[6]<0) {sub$Q97.5[6]} else {0}),y=(yyy1), col = "firebrick2", border = NA)
polygon(x=c(if (sub$Q5[6]<0) {sub$Q5[6]} else {0}, if (sub$Q5[6]<0) {sub$Q5[6]} else {0}, if (sub$Q95[6]<0) {sub$Q95[6]} else {0}, if (sub$Q95[6]<0) {sub$Q95[6]} else {0}),y=(yyy2), col = "firebrick2", border = NA)
polygon(x=c(if (sub$Q10[6]<0) {sub$Q10[6]} else {0}, if (sub$Q10[6]<0) {sub$Q10[6]} else {0}, if (sub$Q90[6]<0) {sub$Q90[6]} else {0}, if (sub$Q90[6]<0) {sub$Q90[6]} else {0}),y=(yyy3), col = "firebrick2", border = NA)
polygon(x=c(if (sub$Q2.5[6]>0) {sub$Q2.5[6]} else {0}, if (sub$Q2.5[6]>0) {sub$Q2.5[6]} else {0}, if (sub$Q97.5[6]>0) {sub$Q97.5[6]} else {0}, if (sub$Q97.5[6]>0) {sub$Q97.5[6]} else {0}),y=(yyy1), col = "dodgerblue", border = NA)
polygon(x=c(if (sub$Q5[6]>0) {sub$Q5[6]} else {0}, if (sub$Q5[6]>0) {sub$Q5[6]} else {0}, if (sub$Q95[6]>0) {sub$Q95[6]} else {0}, if (sub$Q95[6]>0) {sub$Q95[6]} else {0}),y=(yyy2), col = "dodgerblue", border = NA)
polygon(x=c(if (sub$Q10[6]>0) {sub$Q10[6]} else {0}, if (sub$Q10[6]>0) {sub$Q10[6]} else {0}, if (sub$Q90[6]>0) {sub$Q90[6]} else {0}, if (sub$Q90[6]>0) {sub$Q90[6]} else {0}),y=(yyy3), col = "dodgerblue", border = NA)
polygon(x=c(if (sub$Q2.5[7]<0) {sub$Q2.5[7]} else {0}, if (sub$Q2.5[7]<0) {sub$Q2.5[7]} else {0}, if (sub$Q97.5[7]<0) {sub$Q97.5[7]} else {0}, if (sub$Q97.5[7]<0) {sub$Q97.5[7]} else {0}),y=(yyy1+1), col = "firebrick2", border = NA)
polygon(x=c(if (sub$Q5[7]<0) {sub$Q5[7]} else {0}, if (sub$Q5[7]<0) {sub$Q5[7]} else {0}, if (sub$Q95[7]<0) {sub$Q95[7]} else {0}, if (sub$Q95[7]<0) {sub$Q95[7]} else {0}),y=(yyy2+1), col = "firebrick2", border = NA)
polygon(x=c(if (sub$Q10[7]<0) {sub$Q10[7]} else {0}, if (sub$Q10[7]<0) {sub$Q10[7]} else {0}, if (sub$Q90[7]<0) {sub$Q90[7]} else {0}, if (sub$Q90[7]<0) {sub$Q90[7]} else {0}),y=(yyy3+1), col = "firebrick2", border = NA)
polygon(x=c(if (sub$Q2.5[7]>0) {sub$Q2.5[7]} else {0}, if (sub$Q2.5[7]>0) {sub$Q2.5[7]} else {0}, if (sub$Q97.5[7]>0) {sub$Q97.5[7]} else {0}, if (sub$Q97.5[7]>0) {sub$Q97.5[7]} else {0}),y=(yyy1+1), col = "dodgerblue", border = NA)
polygon(x=c(if (sub$Q5[7]>0) {sub$Q5[7]} else {0}, if (sub$Q5[7]>0) {sub$Q5[7]} else {0}, if (sub$Q95[7]>0) {sub$Q95[7]} else {0}, if (sub$Q95[7]>0) {sub$Q95[7]} else {0}),y=(yyy2+1), col = "dodgerblue", border = NA)
polygon(x=c(if (sub$Q10[7]>0) {sub$Q10[7]} else {0}, if (sub$Q10[7]>0) {sub$Q10[7]} else {0}, if (sub$Q90[7]>0) {sub$Q90[7]} else {0}, if (sub$Q90[7]>0) {sub$Q90[7]} else {0}),y=(yyy3+1), col = "dodgerblue", border = NA)
polygon(x=c(if (sub$Q2.5[8]<0) {sub$Q2.5[8]} else {0}, if (sub$Q2.5[8]<0) {sub$Q2.5[8]} else {0}, if (sub$Q97.5[8]<0) {sub$Q97.5[8]} else {0}, if (sub$Q97.5[8]<0) {sub$Q97.5[8]} else {0}),y=(yyy1+2), col = "firebrick2", border = NA)
polygon(x=c(if (sub$Q5[8]<0) {sub$Q5[8]} else {0}, if (sub$Q5[8]<0) {sub$Q5[8]} else {0}, if (sub$Q95[8]<0) {sub$Q95[8]} else {0}, if (sub$Q95[8]<0) {sub$Q95[8]} else {0}),y=(yyy2+2), col = "firebrick2", border = NA)
polygon(x=c(if (sub$Q10[8]<0) {sub$Q10[8]} else {0}, if (sub$Q10[8]<0) {sub$Q10[8]} else {0}, if (sub$Q90[8]<0) {sub$Q90[8]} else {0}, if (sub$Q90[8]<0) {sub$Q90[8]} else {0}),y=(yyy3+2), col = "firebrick2", border = NA)
polygon(x=c(if (sub$Q2.5[8]>0) {sub$Q2.5[8]} else {0}, if (sub$Q2.5[8]>0) {sub$Q2.5[8]} else {0}, if (sub$Q97.5[8]>0) {sub$Q97.5[8]} else {0}, if (sub$Q97.5[8]>0) {sub$Q97.5[8]} else {0}),y=(yyy1+2), col = "dodgerblue", border = NA)
polygon(x=c(if (sub$Q5[8]>0) {sub$Q5[8]} else {0}, if (sub$Q5[8]>0) {sub$Q5[8]} else {0}, if (sub$Q95[8]>0) {sub$Q95[8]} else {0}, if (sub$Q95[8]>0) {sub$Q95[8]} else {0}),y=(yyy2+2), col = "dodgerblue", border = NA)
polygon(x=c(if (sub$Q10[8]>0) {sub$Q10[8]} else {0}, if (sub$Q10[8]>0) {sub$Q10[8]} else {0}, if (sub$Q90[8]>0) {sub$Q90[8]} else {0}, if (sub$Q90[8]>0) {sub$Q90[8]} else {0}),y=(yyy3+2), col = "dodgerblue", border = NA)
polygon(x=c(if (sub$Q2.5[9]<0) {sub$Q2.5[9]} else {0}, if (sub$Q2.5[9]<0) {sub$Q2.5[9]} else {0}, if (sub$Q97.5[9]<0) {sub$Q97.5[9]} else {0}, if (sub$Q97.5[9]<0) {sub$Q97.5[9]} else {0}),y=(yyy1+3), col = "firebrick2", border = NA)
polygon(x=c(if (sub$Q5[9]<0) {sub$Q5[9]} else {0}, if (sub$Q5[9]<0) {sub$Q5[9]} else {0}, if (sub$Q95[9]<0) {sub$Q95[9]} else {0}, if (sub$Q95[9]<0) {sub$Q95[9]} else {0}),y=(yyy2+3), col = "firebrick2", border = NA)
polygon(x=c(if (sub$Q10[9]<0) {sub$Q10[9]} else {0}, if (sub$Q10[9]<0) {sub$Q10[9]} else {0}, if (sub$Q90[9]<0) {sub$Q90[9]} else {0}, if (sub$Q90[9]<0) {sub$Q90[9]} else {0}),y=(yyy3+3), col = "firebrick2", border = NA)
polygon(x=c(if (sub$Q2.5[9]>0) {sub$Q2.5[9]} else {0}, if (sub$Q2.5[9]>0) {sub$Q2.5[9]} else {0}, if (sub$Q97.5[9]>0) {sub$Q97.5[9]} else {0}, if (sub$Q97.5[9]>0) {sub$Q97.5[9]} else {0}),y=(yyy1+3), col = "dodgerblue", border = NA)
polygon(x=c(if (sub$Q5[9]>0) {sub$Q5[9]} else {0}, if (sub$Q5[9]>0) {sub$Q5[9]} else {0}, if (sub$Q95[9]>0) {sub$Q95[9]} else {0}, if (sub$Q95[9]>0) {sub$Q95[9]} else {0}),y=(yyy2+3), col = "dodgerblue", border = NA)
polygon(x=c(if (sub$Q10[9]>0) {sub$Q10[9]} else {0}, if (sub$Q10[9]>0) {sub$Q10[9]} else {0}, if (sub$Q90[9]>0) {sub$Q90[9]} else {0}, if (sub$Q90[9]>0) {sub$Q90[9]} else {0}),y=(yyy3+3), col = "dodgerblue", border = NA)

#### func_even #####
sub <- subset(drivEst, Response == "func_even")
est <- sub$Estimate[6:9]
yy <- c(1:4)
plot(yy ~ est, ylab="",xlab="", yaxt="n", las=1, type="n",xlim=c(-0.0005,0.0001), ylim=c(0.8,4.8), cex=2, bty="n")
segments(x0=0,y0=0,x1=0,y1=4.18,lty=2, lwd=2,col="grey60")
title(xlab="Estimate", line=2.4,cex.lab=1.3)
legend("topleft", legend=("g) Func. evenness"), bty="n", cex=1.3)
mm <- cbind(yy,est)
mm_neg <- as.data.frame(mm[ which(est < 0),])
mm_pos <- as.data.frame(mm[ which(est > 0),])
#points(yy ~ est, pch="l",cex=2.2,col="white")
points(mm_neg$yy ~ mm_neg$est, pch="l",cex=2,col="firebrick2")
points(mm_pos$yy ~ mm_pos$est, pch="l",cex=2,col="dodgerblue")
yyy1=c(0.975,1.025,1.025,0.975)
yyy2=c(0.95,1.05,1.05,0.95)
yyy3=c(0.9,1.1,1.1,0.9)
polygon(x=c(if (sub$Q2.5[6]<0) {sub$Q2.5[6]} else {0}, if (sub$Q2.5[6]<0) {sub$Q2.5[6]} else {0}, if (sub$Q97.5[6]<0) {sub$Q97.5[6]} else {0}, if (sub$Q97.5[6]<0) {sub$Q97.5[6]} else {0}),y=(yyy1), col = "firebrick2", border = NA)
polygon(x=c(if (sub$Q5[6]<0) {sub$Q5[6]} else {0}, if (sub$Q5[6]<0) {sub$Q5[6]} else {0}, if (sub$Q95[6]<0) {sub$Q95[6]} else {0}, if (sub$Q95[6]<0) {sub$Q95[6]} else {0}),y=(yyy2), col = "firebrick2", border = NA)
polygon(x=c(if (sub$Q10[6]<0) {sub$Q10[6]} else {0}, if (sub$Q10[6]<0) {sub$Q10[6]} else {0}, if (sub$Q90[6]<0) {sub$Q90[6]} else {0}, if (sub$Q90[6]<0) {sub$Q90[6]} else {0}),y=(yyy3), col = "firebrick2", border = NA)
polygon(x=c(if (sub$Q2.5[6]>0) {sub$Q2.5[6]} else {0}, if (sub$Q2.5[6]>0) {sub$Q2.5[6]} else {0}, if (sub$Q97.5[6]>0) {sub$Q97.5[6]} else {0}, if (sub$Q97.5[6]>0) {sub$Q97.5[6]} else {0}),y=(yyy1), col = "dodgerblue", border = NA)
polygon(x=c(if (sub$Q5[6]>0) {sub$Q5[6]} else {0}, if (sub$Q5[6]>0) {sub$Q5[6]} else {0}, if (sub$Q95[6]>0) {sub$Q95[6]} else {0}, if (sub$Q95[6]>0) {sub$Q95[6]} else {0}),y=(yyy2), col = "dodgerblue", border = NA)
polygon(x=c(if (sub$Q10[6]>0) {sub$Q10[6]} else {0}, if (sub$Q10[6]>0) {sub$Q10[6]} else {0}, if (sub$Q90[6]>0) {sub$Q90[6]} else {0}, if (sub$Q90[6]>0) {sub$Q90[6]} else {0}),y=(yyy3), col = "dodgerblue", border = NA)
polygon(x=c(if (sub$Q2.5[7]<0) {sub$Q2.5[7]} else {0}, if (sub$Q2.5[7]<0) {sub$Q2.5[7]} else {0}, if (sub$Q97.5[7]<0) {sub$Q97.5[7]} else {0}, if (sub$Q97.5[7]<0) {sub$Q97.5[7]} else {0}),y=(yyy1+1), col = "firebrick2", border = NA)
polygon(x=c(if (sub$Q5[7]<0) {sub$Q5[7]} else {0}, if (sub$Q5[7]<0) {sub$Q5[7]} else {0}, if (sub$Q95[7]<0) {sub$Q95[7]} else {0}, if (sub$Q95[7]<0) {sub$Q95[7]} else {0}),y=(yyy2+1), col = "firebrick2", border = NA)
polygon(x=c(if (sub$Q10[7]<0) {sub$Q10[7]} else {0}, if (sub$Q10[7]<0) {sub$Q10[7]} else {0}, if (sub$Q90[7]<0) {sub$Q90[7]} else {0}, if (sub$Q90[7]<0) {sub$Q90[7]} else {0}),y=(yyy3+1), col = "firebrick2", border = NA)
polygon(x=c(if (sub$Q2.5[7]>0) {sub$Q2.5[7]} else {0}, if (sub$Q2.5[7]>0) {sub$Q2.5[7]} else {0}, if (sub$Q97.5[7]>0) {sub$Q97.5[7]} else {0}, if (sub$Q97.5[7]>0) {sub$Q97.5[7]} else {0}),y=(yyy1+1), col = "dodgerblue", border = NA)
polygon(x=c(if (sub$Q5[7]>0) {sub$Q5[7]} else {0}, if (sub$Q5[7]>0) {sub$Q5[7]} else {0}, if (sub$Q95[7]>0) {sub$Q95[7]} else {0}, if (sub$Q95[7]>0) {sub$Q95[7]} else {0}),y=(yyy2+1), col = "dodgerblue", border = NA)
polygon(x=c(if (sub$Q10[7]>0) {sub$Q10[7]} else {0}, if (sub$Q10[7]>0) {sub$Q10[7]} else {0}, if (sub$Q90[7]>0) {sub$Q90[7]} else {0}, if (sub$Q90[7]>0) {sub$Q90[7]} else {0}),y=(yyy3+1), col = "dodgerblue", border = NA)
polygon(x=c(if (sub$Q2.5[8]<0) {sub$Q2.5[8]} else {0}, if (sub$Q2.5[8]<0) {sub$Q2.5[8]} else {0}, if (sub$Q97.5[8]<0) {sub$Q97.5[8]} else {0}, if (sub$Q97.5[8]<0) {sub$Q97.5[8]} else {0}),y=(yyy1+2), col = "firebrick2", border = NA)
polygon(x=c(if (sub$Q5[8]<0) {sub$Q5[8]} else {0}, if (sub$Q5[8]<0) {sub$Q5[8]} else {0}, if (sub$Q95[8]<0) {sub$Q95[8]} else {0}, if (sub$Q95[8]<0) {sub$Q95[8]} else {0}),y=(yyy2+2), col = "firebrick2", border = NA)
polygon(x=c(if (sub$Q10[8]<0) {sub$Q10[8]} else {0}, if (sub$Q10[8]<0) {sub$Q10[8]} else {0}, if (sub$Q90[8]<0) {sub$Q90[8]} else {0}, if (sub$Q90[8]<0) {sub$Q90[8]} else {0}),y=(yyy3+2), col = "firebrick2", border = NA)
polygon(x=c(if (sub$Q2.5[8]>0) {sub$Q2.5[8]} else {0}, if (sub$Q2.5[8]>0) {sub$Q2.5[8]} else {0}, if (sub$Q97.5[8]>0) {sub$Q97.5[8]} else {0}, if (sub$Q97.5[8]>0) {sub$Q97.5[8]} else {0}),y=(yyy1+2), col = "dodgerblue", border = NA)
polygon(x=c(if (sub$Q5[8]>0) {sub$Q5[8]} else {0}, if (sub$Q5[8]>0) {sub$Q5[8]} else {0}, if (sub$Q95[8]>0) {sub$Q95[8]} else {0}, if (sub$Q95[8]>0) {sub$Q95[8]} else {0}),y=(yyy2+2), col = "dodgerblue", border = NA)
polygon(x=c(if (sub$Q10[8]>0) {sub$Q10[8]} else {0}, if (sub$Q10[8]>0) {sub$Q10[8]} else {0}, if (sub$Q90[8]>0) {sub$Q90[8]} else {0}, if (sub$Q90[8]>0) {sub$Q90[8]} else {0}),y=(yyy3+2), col = "dodgerblue", border = NA)
polygon(x=c(if (sub$Q2.5[9]<0) {sub$Q2.5[9]} else {0}, if (sub$Q2.5[9]<0) {sub$Q2.5[9]} else {0}, if (sub$Q97.5[9]<0) {sub$Q97.5[9]} else {0}, if (sub$Q97.5[9]<0) {sub$Q97.5[9]} else {0}),y=(yyy1+3), col = "firebrick2", border = NA)
polygon(x=c(if (sub$Q5[9]<0) {sub$Q5[9]} else {0}, if (sub$Q5[9]<0) {sub$Q5[9]} else {0}, if (sub$Q95[9]<0) {sub$Q95[9]} else {0}, if (sub$Q95[9]<0) {sub$Q95[9]} else {0}),y=(yyy2+3), col = "firebrick2", border = NA)
polygon(x=c(if (sub$Q10[9]<0) {sub$Q10[9]} else {0}, if (sub$Q10[9]<0) {sub$Q10[9]} else {0}, if (sub$Q90[9]<0) {sub$Q90[9]} else {0}, if (sub$Q90[9]<0) {sub$Q90[9]} else {0}),y=(yyy3+3), col = "firebrick2", border = NA)
polygon(x=c(if (sub$Q2.5[9]>0) {sub$Q2.5[9]} else {0}, if (sub$Q2.5[9]>0) {sub$Q2.5[9]} else {0}, if (sub$Q97.5[9]>0) {sub$Q97.5[9]} else {0}, if (sub$Q97.5[9]>0) {sub$Q97.5[9]} else {0}),y=(yyy1+3), col = "dodgerblue", border = NA)
polygon(x=c(if (sub$Q5[9]>0) {sub$Q5[9]} else {0}, if (sub$Q5[9]>0) {sub$Q5[9]} else {0}, if (sub$Q95[9]>0) {sub$Q95[9]} else {0}, if (sub$Q95[9]>0) {sub$Q95[9]} else {0}),y=(yyy2+3), col = "dodgerblue", border = NA)
polygon(x=c(if (sub$Q10[9]>0) {sub$Q10[9]} else {0}, if (sub$Q10[9]>0) {sub$Q10[9]} else {0}, if (sub$Q90[9]>0) {sub$Q90[9]} else {0}, if (sub$Q90[9]>0) {sub$Q90[9]} else {0}),y=(yyy3+3), col = "dodgerblue", border = NA)

#### Turnover #####
sub <- subset(drivEst, Response == "turnover")
est <- sub$Estimate[6:9]
yy <- c(1:4)
plot(yy ~ est, ylab="",xlab="", yaxt="n", las=1, type="n",xlim=c(-0.0013,0.0005), ylim=c(0.8,4.8), cex=2, bty="n")
segments(x0=0,y0=0,x1=0,y1=4.18,lty=2, lwd=2,col="grey60")
title(xlab="Estimate", line=2.4,cex.lab=1.3)
legend("topleft", legend=("d) Turnover"), bty="n", cex=1.3)
mm <- cbind(yy,est)
mm_neg <- as.data.frame(mm[ which(est < 0),])
mm_pos <- as.data.frame(mm[ which(est > 0),])
#points(yy ~ est, pch="l",cex=2.2,col="white")
points(mm_neg$yy ~ mm_neg$est, pch="l",cex=2,col="firebrick2")
points(mm_pos$yy ~ mm_pos$est, pch="l",cex=2,col="dodgerblue")
yyy1=c(0.975,1.025,1.025,0.975)
yyy2=c(0.95,1.05,1.05,0.95)
yyy3=c(0.9,1.1,1.1,0.9)
polygon(x=c(if (sub$Q2.5[6]<0) {sub$Q2.5[6]} else {0}, if (sub$Q2.5[6]<0) {sub$Q2.5[6]} else {0}, if (sub$Q97.5[6]<0) {sub$Q97.5[6]} else {0}, if (sub$Q97.5[6]<0) {sub$Q97.5[6]} else {0}),y=(yyy1), col = "firebrick2", border = NA)
polygon(x=c(if (sub$Q5[6]<0) {sub$Q5[6]} else {0}, if (sub$Q5[6]<0) {sub$Q5[6]} else {0}, if (sub$Q95[6]<0) {sub$Q95[6]} else {0}, if (sub$Q95[6]<0) {sub$Q95[6]} else {0}),y=(yyy2), col = "firebrick2", border = NA)
polygon(x=c(if (sub$Q10[6]<0) {sub$Q10[6]} else {0}, if (sub$Q10[6]<0) {sub$Q10[6]} else {0}, if (sub$Q90[6]<0) {sub$Q90[6]} else {0}, if (sub$Q90[6]<0) {sub$Q90[6]} else {0}),y=(yyy3), col = "firebrick2", border = NA)
polygon(x=c(if (sub$Q2.5[6]>0) {sub$Q2.5[6]} else {0}, if (sub$Q2.5[6]>0) {sub$Q2.5[6]} else {0}, if (sub$Q97.5[6]>0) {sub$Q97.5[6]} else {0}, if (sub$Q97.5[6]>0) {sub$Q97.5[6]} else {0}),y=(yyy1), col = "dodgerblue", border = NA)
polygon(x=c(if (sub$Q5[6]>0) {sub$Q5[6]} else {0}, if (sub$Q5[6]>0) {sub$Q5[6]} else {0}, if (sub$Q95[6]>0) {sub$Q95[6]} else {0}, if (sub$Q95[6]>0) {sub$Q95[6]} else {0}),y=(yyy2), col = "dodgerblue", border = NA)
polygon(x=c(if (sub$Q10[6]>0) {sub$Q10[6]} else {0}, if (sub$Q10[6]>0) {sub$Q10[6]} else {0}, if (sub$Q90[6]>0) {sub$Q90[6]} else {0}, if (sub$Q90[6]>0) {sub$Q90[6]} else {0}),y=(yyy3), col = "dodgerblue", border = NA)
polygon(x=c(if (sub$Q2.5[7]<0) {sub$Q2.5[7]} else {0}, if (sub$Q2.5[7]<0) {sub$Q2.5[7]} else {0}, if (sub$Q97.5[7]<0) {sub$Q97.5[7]} else {0}, if (sub$Q97.5[7]<0) {sub$Q97.5[7]} else {0}),y=(yyy1+1), col = "firebrick2", border = NA)
polygon(x=c(if (sub$Q5[7]<0) {sub$Q5[7]} else {0}, if (sub$Q5[7]<0) {sub$Q5[7]} else {0}, if (sub$Q95[7]<0) {sub$Q95[7]} else {0}, if (sub$Q95[7]<0) {sub$Q95[7]} else {0}),y=(yyy2+1), col = "firebrick2", border = NA)
polygon(x=c(if (sub$Q10[7]<0) {sub$Q10[7]} else {0}, if (sub$Q10[7]<0) {sub$Q10[7]} else {0}, if (sub$Q90[7]<0) {sub$Q90[7]} else {0}, if (sub$Q90[7]<0) {sub$Q90[7]} else {0}),y=(yyy3+1), col = "firebrick2", border = NA)
polygon(x=c(if (sub$Q2.5[7]>0) {sub$Q2.5[7]} else {0}, if (sub$Q2.5[7]>0) {sub$Q2.5[7]} else {0}, if (sub$Q97.5[7]>0) {sub$Q97.5[7]} else {0}, if (sub$Q97.5[7]>0) {sub$Q97.5[7]} else {0}),y=(yyy1+1), col = "dodgerblue", border = NA)
polygon(x=c(if (sub$Q5[7]>0) {sub$Q5[7]} else {0}, if (sub$Q5[7]>0) {sub$Q5[7]} else {0}, if (sub$Q95[7]>0) {sub$Q95[7]} else {0}, if (sub$Q95[7]>0) {sub$Q95[7]} else {0}),y=(yyy2+1), col = "dodgerblue", border = NA)
polygon(x=c(if (sub$Q10[7]>0) {sub$Q10[7]} else {0}, if (sub$Q10[7]>0) {sub$Q10[7]} else {0}, if (sub$Q90[7]>0) {sub$Q90[7]} else {0}, if (sub$Q90[7]>0) {sub$Q90[7]} else {0}),y=(yyy3+1), col = "dodgerblue", border = NA)
polygon(x=c(if (sub$Q2.5[8]<0) {sub$Q2.5[8]} else {0}, if (sub$Q2.5[8]<0) {sub$Q2.5[8]} else {0}, if (sub$Q97.5[8]<0) {sub$Q97.5[8]} else {0}, if (sub$Q97.5[8]<0) {sub$Q97.5[8]} else {0}),y=(yyy1+2), col = "firebrick2", border = NA)
polygon(x=c(if (sub$Q5[8]<0) {sub$Q5[8]} else {0}, if (sub$Q5[8]<0) {sub$Q5[8]} else {0}, if (sub$Q95[8]<0) {sub$Q95[8]} else {0}, if (sub$Q95[8]<0) {sub$Q95[8]} else {0}),y=(yyy2+2), col = "firebrick2", border = NA)
polygon(x=c(if (sub$Q10[8]<0) {sub$Q10[8]} else {0}, if (sub$Q10[8]<0) {sub$Q10[8]} else {0}, if (sub$Q90[8]<0) {sub$Q90[8]} else {0}, if (sub$Q90[8]<0) {sub$Q90[8]} else {0}),y=(yyy3+2), col = "firebrick2", border = NA)
polygon(x=c(if (sub$Q2.5[8]>0) {sub$Q2.5[8]} else {0}, if (sub$Q2.5[8]>0) {sub$Q2.5[8]} else {0}, if (sub$Q97.5[8]>0) {sub$Q97.5[8]} else {0}, if (sub$Q97.5[8]>0) {sub$Q97.5[8]} else {0}),y=(yyy1+2), col = "dodgerblue", border = NA)
polygon(x=c(if (sub$Q5[8]>0) {sub$Q5[8]} else {0}, if (sub$Q5[8]>0) {sub$Q5[8]} else {0}, if (sub$Q95[8]>0) {sub$Q95[8]} else {0}, if (sub$Q95[8]>0) {sub$Q95[8]} else {0}),y=(yyy2+2), col = "dodgerblue", border = NA)
polygon(x=c(if (sub$Q10[8]>0) {sub$Q10[8]} else {0}, if (sub$Q10[8]>0) {sub$Q10[8]} else {0}, if (sub$Q90[8]>0) {sub$Q90[8]} else {0}, if (sub$Q90[8]>0) {sub$Q90[8]} else {0}),y=(yyy3+2), col = "dodgerblue", border = NA)
polygon(x=c(if (sub$Q2.5[9]<0) {sub$Q2.5[9]} else {0}, if (sub$Q2.5[9]<0) {sub$Q2.5[9]} else {0}, if (sub$Q97.5[9]<0) {sub$Q97.5[9]} else {0}, if (sub$Q97.5[9]<0) {sub$Q97.5[9]} else {0}),y=(yyy1+3), col = "firebrick2", border = NA)
polygon(x=c(if (sub$Q5[9]<0) {sub$Q5[9]} else {0}, if (sub$Q5[9]<0) {sub$Q5[9]} else {0}, if (sub$Q95[9]<0) {sub$Q95[9]} else {0}, if (sub$Q95[9]<0) {sub$Q95[9]} else {0}),y=(yyy2+3), col = "firebrick2", border = NA)
polygon(x=c(if (sub$Q10[9]<0) {sub$Q10[9]} else {0}, if (sub$Q10[9]<0) {sub$Q10[9]} else {0}, if (sub$Q90[9]<0) {sub$Q90[9]} else {0}, if (sub$Q90[9]<0) {sub$Q90[9]} else {0}),y=(yyy3+3), col = "firebrick2", border = NA)
polygon(x=c(if (sub$Q2.5[9]>0) {sub$Q2.5[9]} else {0}, if (sub$Q2.5[9]>0) {sub$Q2.5[9]} else {0}, if (sub$Q97.5[9]>0) {sub$Q97.5[9]} else {0}, if (sub$Q97.5[9]>0) {sub$Q97.5[9]} else {0}),y=(yyy1+3), col = "dodgerblue", border = NA)
polygon(x=c(if (sub$Q5[9]>0) {sub$Q5[9]} else {0}, if (sub$Q5[9]>0) {sub$Q5[9]} else {0}, if (sub$Q95[9]>0) {sub$Q95[9]} else {0}, if (sub$Q95[9]>0) {sub$Q95[9]} else {0}),y=(yyy2+3), col = "dodgerblue", border = NA)
polygon(x=c(if (sub$Q10[9]>0) {sub$Q10[9]} else {0}, if (sub$Q10[9]>0) {sub$Q10[9]} else {0}, if (sub$Q90[9]>0) {sub$Q90[9]} else {0}, if (sub$Q90[9]>0) {sub$Q90[9]} else {0}),y=(yyy3+3), col = "dodgerblue", border = NA)

#### func_turnover #####
sub <- subset(drivEst, Response == "func_turnover")
est <- sub$Estimate[6:9]
yy <- c(1:4)
plot(yy ~ est, ylab="",xlab="", yaxt="n", las=1, type="n",xlim=c(-0.003,0.003), ylim=c(0.8,4.8), cex=2, bty="n")
segments(x0=0,y0=0,x1=0,y1=4.18,lty=2, lwd=2,col="grey60")
title(xlab="Estimate", line=2.4,cex.lab=1.3)
legend("topleft", legend=("h) Func. turnover"), bty="n", cex=1.3)
mm <- cbind(yy,est)
mm_neg <- as.data.frame(mm[ which(est < 0),])
mm_pos <- as.data.frame(mm[ which(est > 0),])
points(mm_neg$yy ~ mm_neg$est, pch="l",cex=2,col="firebrick2")
points(mm_pos[1,] ~ mm_pos[2,], pch="l",cex=2,col="dodgerblue")
yyy1=c(0.975,1.025,1.025,0.975)
yyy2=c(0.95,1.05,1.05,0.95)
yyy3=c(0.9,1.1,1.1,0.9)
polygon(x=c(if (sub$Q2.5[6]<0) {sub$Q2.5[6]} else {0}, if (sub$Q2.5[6]<0) {sub$Q2.5[6]} else {0}, if (sub$Q97.5[6]<0) {sub$Q97.5[6]} else {0}, if (sub$Q97.5[6]<0) {sub$Q97.5[6]} else {0}),y=(yyy1), col = "firebrick2", border = NA)
polygon(x=c(if (sub$Q5[6]<0) {sub$Q5[6]} else {0}, if (sub$Q5[6]<0) {sub$Q5[6]} else {0}, if (sub$Q95[6]<0) {sub$Q95[6]} else {0}, if (sub$Q95[6]<0) {sub$Q95[6]} else {0}),y=(yyy2), col = "firebrick2", border = NA)
polygon(x=c(if (sub$Q10[6]<0) {sub$Q10[6]} else {0}, if (sub$Q10[6]<0) {sub$Q10[6]} else {0}, if (sub$Q90[6]<0) {sub$Q90[6]} else {0}, if (sub$Q90[6]<0) {sub$Q90[6]} else {0}),y=(yyy3), col = "firebrick2", border = NA)
polygon(x=c(if (sub$Q2.5[6]>0) {sub$Q2.5[6]} else {0}, if (sub$Q2.5[6]>0) {sub$Q2.5[6]} else {0}, if (sub$Q97.5[6]>0) {sub$Q97.5[6]} else {0}, if (sub$Q97.5[6]>0) {sub$Q97.5[6]} else {0}),y=(yyy1), col = "dodgerblue", border = NA)
polygon(x=c(if (sub$Q5[6]>0) {sub$Q5[6]} else {0}, if (sub$Q5[6]>0) {sub$Q5[6]} else {0}, if (sub$Q95[6]>0) {sub$Q95[6]} else {0}, if (sub$Q95[6]>0) {sub$Q95[6]} else {0}),y=(yyy2), col = "dodgerblue", border = NA)
polygon(x=c(if (sub$Q10[6]>0) {sub$Q10[6]} else {0}, if (sub$Q10[6]>0) {sub$Q10[6]} else {0}, if (sub$Q90[6]>0) {sub$Q90[6]} else {0}, if (sub$Q90[6]>0) {sub$Q90[6]} else {0}),y=(yyy3), col = "dodgerblue", border = NA)
polygon(x=c(if (sub$Q2.5[7]<0) {sub$Q2.5[7]} else {0}, if (sub$Q2.5[7]<0) {sub$Q2.5[7]} else {0}, if (sub$Q97.5[7]<0) {sub$Q97.5[7]} else {0}, if (sub$Q97.5[7]<0) {sub$Q97.5[7]} else {0}),y=(yyy1+1), col = "firebrick2", border = NA)
polygon(x=c(if (sub$Q5[7]<0) {sub$Q5[7]} else {0}, if (sub$Q5[7]<0) {sub$Q5[7]} else {0}, if (sub$Q95[7]<0) {sub$Q95[7]} else {0}, if (sub$Q95[7]<0) {sub$Q95[7]} else {0}),y=(yyy2+1), col = "firebrick2", border = NA)
polygon(x=c(if (sub$Q10[7]<0) {sub$Q10[7]} else {0}, if (sub$Q10[7]<0) {sub$Q10[7]} else {0}, if (sub$Q90[7]<0) {sub$Q90[7]} else {0}, if (sub$Q90[7]<0) {sub$Q90[7]} else {0}),y=(yyy3+1), col = "firebrick2", border = NA)
polygon(x=c(if (sub$Q2.5[7]>0) {sub$Q2.5[7]} else {0}, if (sub$Q2.5[7]>0) {sub$Q2.5[7]} else {0}, if (sub$Q97.5[7]>0) {sub$Q97.5[7]} else {0}, if (sub$Q97.5[7]>0) {sub$Q97.5[7]} else {0}),y=(yyy1+1), col = "dodgerblue", border = NA)
polygon(x=c(if (sub$Q5[7]>0) {sub$Q5[7]} else {0}, if (sub$Q5[7]>0) {sub$Q5[7]} else {0}, if (sub$Q95[7]>0) {sub$Q95[7]} else {0}, if (sub$Q95[7]>0) {sub$Q95[7]} else {0}),y=(yyy2+1), col = "dodgerblue", border = NA)
polygon(x=c(if (sub$Q10[7]>0) {sub$Q10[7]} else {0}, if (sub$Q10[7]>0) {sub$Q10[7]} else {0}, if (sub$Q90[7]>0) {sub$Q90[7]} else {0}, if (sub$Q90[7]>0) {sub$Q90[7]} else {0}),y=(yyy3+1), col = "dodgerblue", border = NA)
polygon(x=c(if (sub$Q2.5[8]<0) {sub$Q2.5[8]} else {0}, if (sub$Q2.5[8]<0) {sub$Q2.5[8]} else {0}, if (sub$Q97.5[8]<0) {sub$Q97.5[8]} else {0}, if (sub$Q97.5[8]<0) {sub$Q97.5[8]} else {0}),y=(yyy1+2), col = "firebrick2", border = NA)
polygon(x=c(if (sub$Q5[8]<0) {sub$Q5[8]} else {0}, if (sub$Q5[8]<0) {sub$Q5[8]} else {0}, if (sub$Q95[8]<0) {sub$Q95[8]} else {0}, if (sub$Q95[8]<0) {sub$Q95[8]} else {0}),y=(yyy2+2), col = "firebrick2", border = NA)
polygon(x=c(if (sub$Q10[8]<0) {sub$Q10[8]} else {0}, if (sub$Q10[8]<0) {sub$Q10[8]} else {0}, if (sub$Q90[8]<0) {sub$Q90[8]} else {0}, if (sub$Q90[8]<0) {sub$Q90[8]} else {0}),y=(yyy3+2), col = "firebrick2", border = NA)
polygon(x=c(if (sub$Q2.5[8]>0) {sub$Q2.5[8]} else {0}, if (sub$Q2.5[8]>0) {sub$Q2.5[8]} else {0}, if (sub$Q97.5[8]>0) {sub$Q97.5[8]} else {0}, if (sub$Q97.5[8]>0) {sub$Q97.5[8]} else {0}),y=(yyy1+2), col = "dodgerblue", border = NA)
polygon(x=c(if (sub$Q5[8]>0) {sub$Q5[8]} else {0}, if (sub$Q5[8]>0) {sub$Q5[8]} else {0}, if (sub$Q95[8]>0) {sub$Q95[8]} else {0}, if (sub$Q95[8]>0) {sub$Q95[8]} else {0}),y=(yyy2+2), col = "dodgerblue", border = NA)
polygon(x=c(if (sub$Q10[8]>0) {sub$Q10[8]} else {0}, if (sub$Q10[8]>0) {sub$Q10[8]} else {0}, if (sub$Q90[8]>0) {sub$Q90[8]} else {0}, if (sub$Q90[8]>0) {sub$Q90[8]} else {0}),y=(yyy3+2), col = "dodgerblue", border = NA)
polygon(x=c(if (sub$Q2.5[9]<0) {sub$Q2.5[9]} else {0}, if (sub$Q2.5[9]<0) {sub$Q2.5[9]} else {0}, if (sub$Q97.5[9]<0) {sub$Q97.5[9]} else {0}, if (sub$Q97.5[9]<0) {sub$Q97.5[9]} else {0}),y=(yyy1+3), col = "firebrick2", border = NA)
polygon(x=c(if (sub$Q5[9]<0) {sub$Q5[9]} else {0}, if (sub$Q5[9]<0) {sub$Q5[9]} else {0}, if (sub$Q95[9]<0) {sub$Q95[9]} else {0}, if (sub$Q95[9]<0) {sub$Q95[9]} else {0}),y=(yyy2+3), col = "firebrick2", border = NA)
polygon(x=c(if (sub$Q10[9]<0) {sub$Q10[9]} else {0}, if (sub$Q10[9]<0) {sub$Q10[9]} else {0}, if (sub$Q90[9]<0) {sub$Q90[9]} else {0}, if (sub$Q90[9]<0) {sub$Q90[9]} else {0}),y=(yyy3+3), col = "firebrick2", border = NA)
polygon(x=c(if (sub$Q2.5[9]>0) {sub$Q2.5[9]} else {0}, if (sub$Q2.5[9]>0) {sub$Q2.5[9]} else {0}, if (sub$Q97.5[9]>0) {sub$Q97.5[9]} else {0}, if (sub$Q97.5[9]>0) {sub$Q97.5[9]} else {0}),y=(yyy1+3), col = "dodgerblue", border = NA)
polygon(x=c(if (sub$Q5[9]>0) {sub$Q5[9]} else {0}, if (sub$Q5[9]>0) {sub$Q5[9]} else {0}, if (sub$Q95[9]>0) {sub$Q95[9]} else {0}, if (sub$Q95[9]>0) {sub$Q95[9]} else {0}),y=(yyy2+3), col = "dodgerblue", border = NA)
polygon(x=c(if (sub$Q10[9]>0) {sub$Q10[9]} else {0}, if (sub$Q10[9]>0) {sub$Q10[9]} else {0}, if (sub$Q90[9]>0) {sub$Q90[9]} else {0}, if (sub$Q90[9]>0) {sub$Q90[9]} else {0}),y=(yyy3+3), col = "dodgerblue", border = NA)

##

##
dev.off()
##
